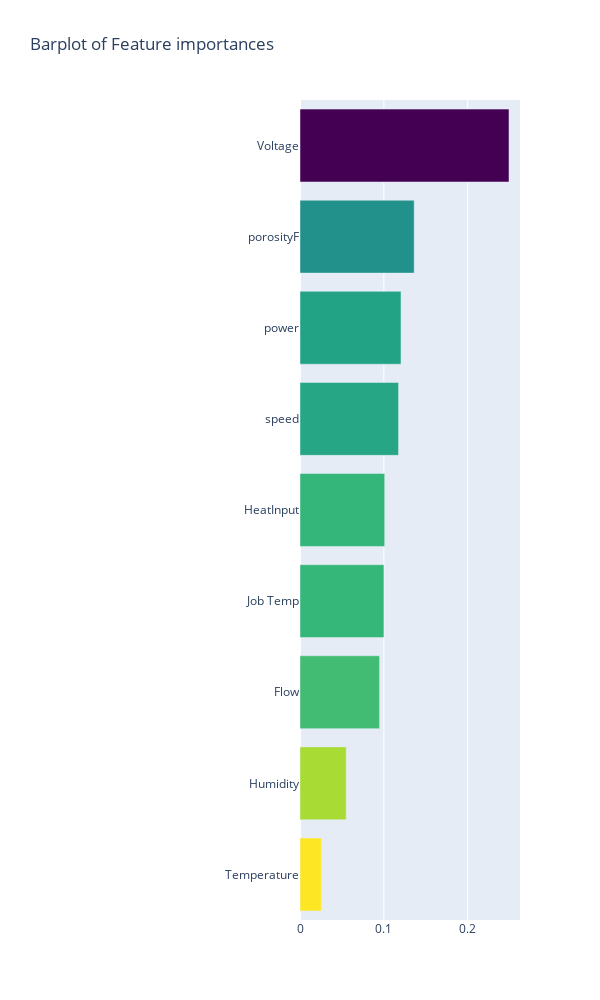

The cell this chart's notebook holds for it:
### Code cell
# plot may not be visible when loaded again.
x, y = (list(x) for x in zip(*sorted(zip(rnd_clf.feature_importances_, train.iloc[:,1:10].columns), 
                                                            reverse = False)))
trace2 = go.Bar(
    x=x ,
    y=y,
    marker=dict(
        color=x,
        colorscale = 'Viridis',
        reversescale = True
    ),
    name='Random Forest Feature importance',
    orientation='h',
)

layout = dict(
    title='Barplot of Feature importances',
     width = 600, height = 1000,
    yaxis=dict(
        showgrid=False,
        showline=False,
        showticklabels=True,
#         domain=[0, 0.85],
    ),
    margin=dict(
    l=300,
),
)

fig1 = go.Figure(data=[trace2], layout=layout)
iplot(fig1)

### Figure 1 — Plotly figure (JSON) as saved in the notebook; plotly's stock layout.template omitted (floating-point values rounded to 4 significant figures)
{"data": [{"marker": {"color": [0.02555, 0.05511, 0.09487, 0.1001, 0.101, 0.1175, 0.1204, 0.1362, 0.2492], "colorscale": [[0, "#440154"], [0.1111, "#482878"], [0.2222, "#3e4989"], [0.3333, "#31688e"], [0.4444, "#26828e"], [0.5556, "#1f9e89"], [0.6667, "#35b779"], [0.7778, "#6ece58"], [0.8889, "#b5de2b"], [1, "#fde725"]], "reversescale": true}, "name": "Random Forest Feature importance", "orientation": "h", "type": "bar", "x": [0.02555, 0.05511, 0.09487, 0.1001, 0.101, 0.1175, 0.1204, 0.1362, 0.2492], "y": ["Temperature", "Humidity", "Flow", "Job Temp", "HeatInput", "speed", "power", "porosityF", "Voltage"]}], "layout": {"height": 1000, "margin": {"l": 300}, "title": {"text": "Barplot of Feature importances"}, "width": 600, "yaxis": {"showgrid": false, "showline": false, "showticklabels": true}}}
